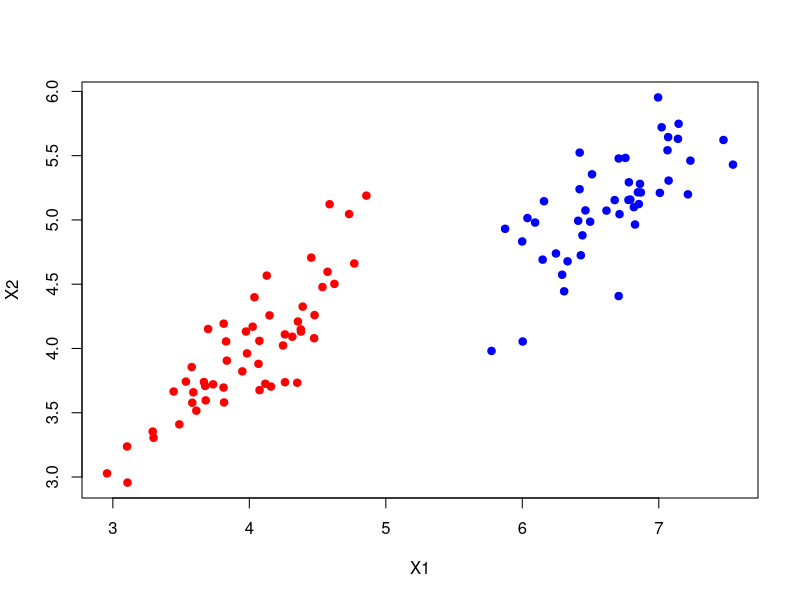
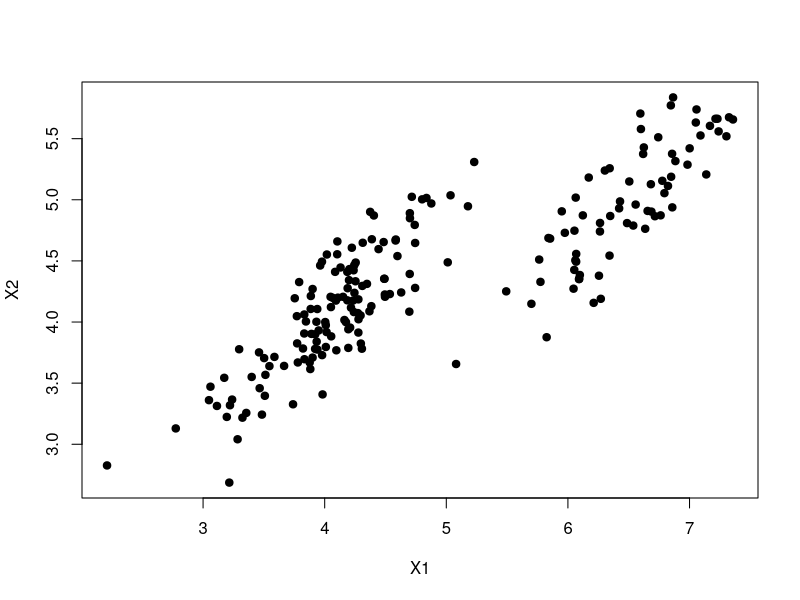
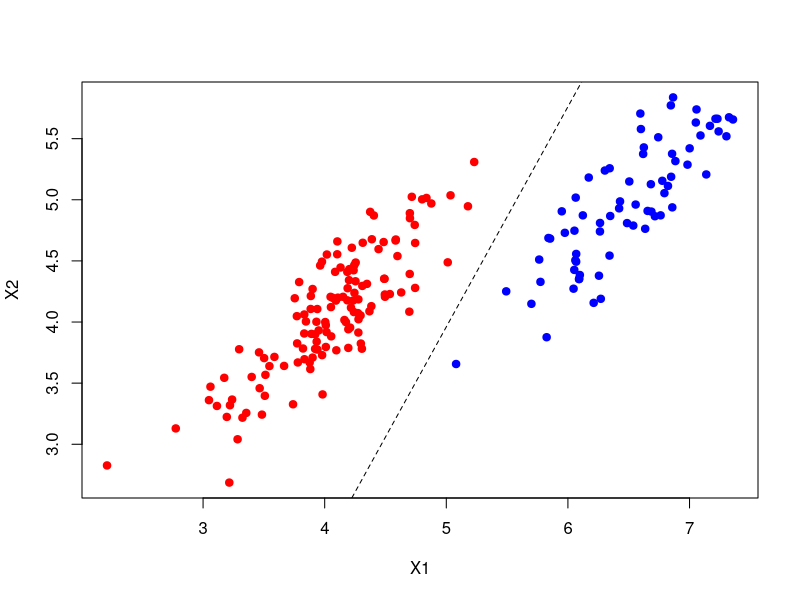
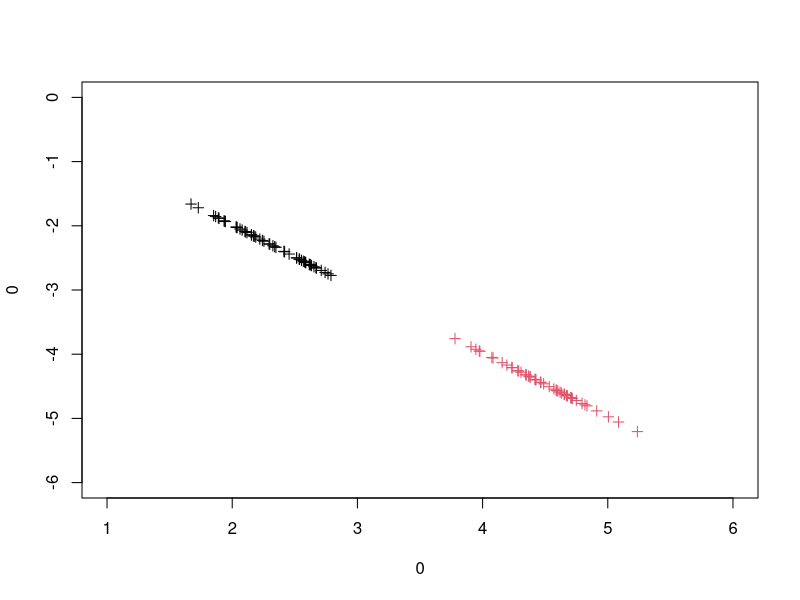
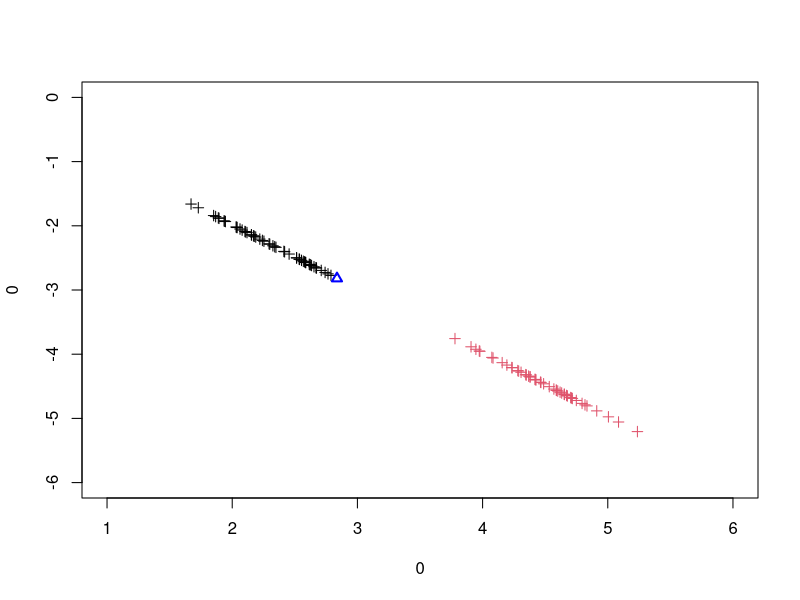
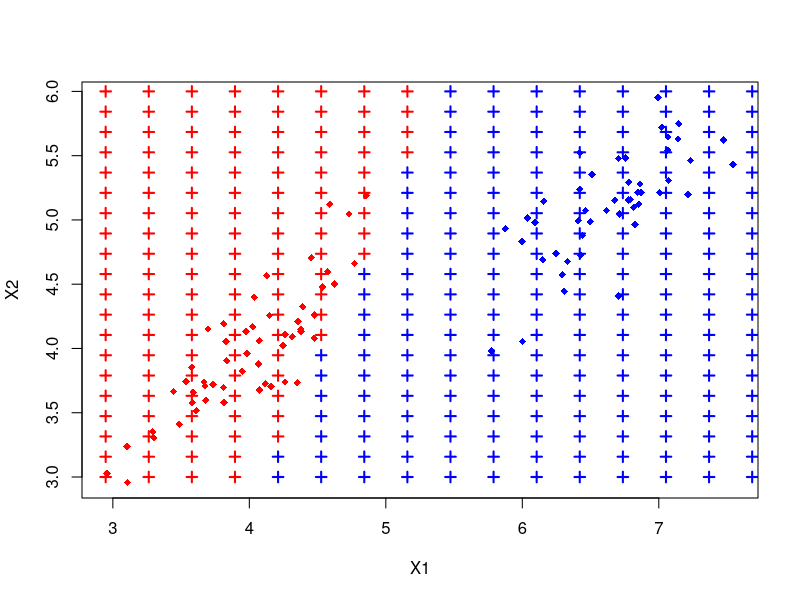
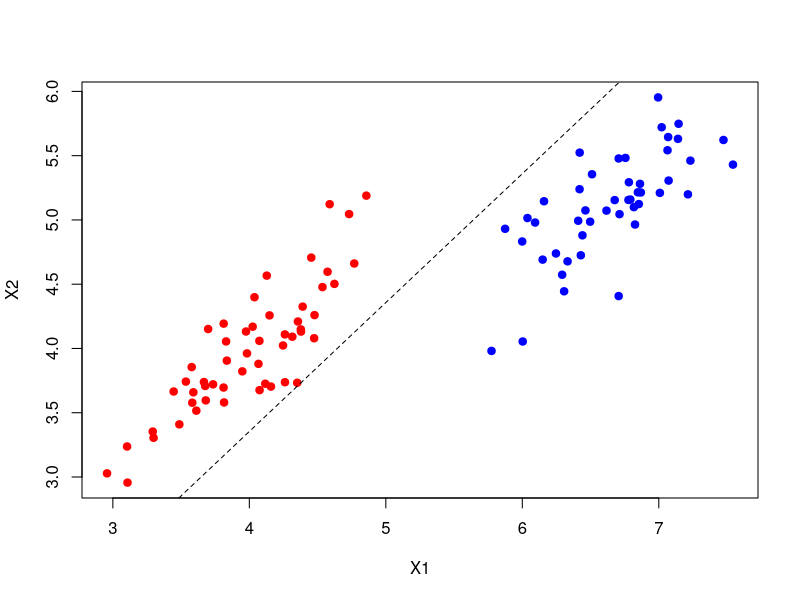
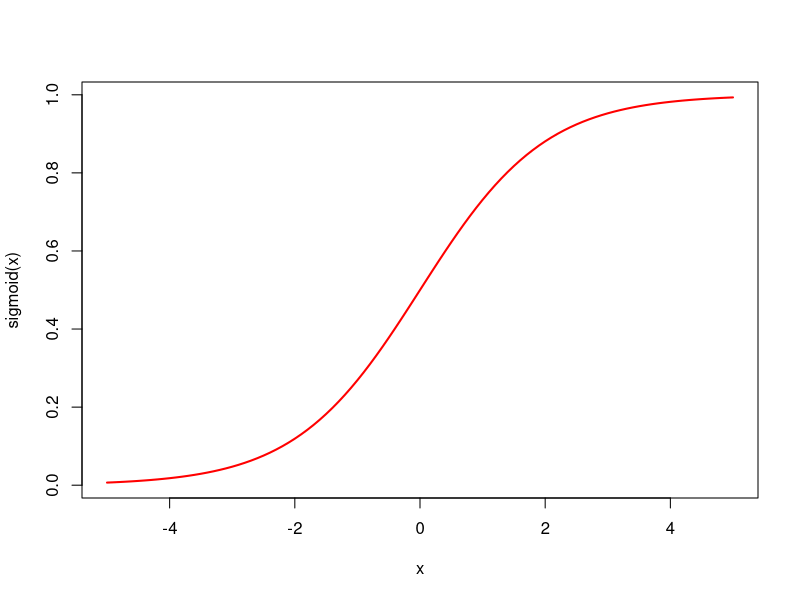

These charts were generated, in order, by the following R code:
## ---- chunk 1
# generating n datapoints from a mixture of K Gaussians with dimensions d
# k  : the respective datapoint classes
# mu : kxd matrix with means
# sig: kxdxd matrix with dxd covariate matrices
gen.mix <- function(n, k, mu, sig) {
  library(MASS)

  d <- length(mu[1,])  # number of dimensions
  result <- matrix(rep(NA,n*d), ncol=d)
  colnames(result) <- paste0("X",1:d)
  
  for(i in 1:n) {
    result[i,] <- mvrnorm(1, mu = mu[k[i],], Sigma=sig[,,k[i]])
  }
  
  result
}
## ---- chunk 2
set.seed(101)
n <- 100

mu <- matrix(c(4.0,4.0,
               6.5,  5), ncol=2, byrow=T)

sigs <- array(rep(NA,2*2*2), c(2,2,2))  # 3D matrix
sigs[,,1] <- matrix(c(.25, .21, .21,.25), nrow=2, byrow=TRUE)
sigs[,,2] <- matrix(c(.25, .21, .21,.25), nrow=2, byrow=TRUE)

pi <- c(.6,.4) # mixing coeffs
classes <- sample(1:2, n, replace=TRUE, prob=pi)

mydata <- gen.mix(n, classes, mu, sigs)
mydata <- cbind(mydata, C=classes)
head(mydata)
plot(mydata, col=c("red","blue")[classes], xlab="X1", ylab="X2", pch=19)
## ---- chunk 3
compute_W <- function(X, C) {
  solve(t(X) %*% X) %*% t(X) %*% C
}

X <- matrix(cbind(rep(1,length(mydata[,1])), mydata[,1:2]), ncol=3)
C <- matrix(mydata[,3], ncol=1)
W <- compute_W(X, C)
## ---- chunk 4
# given a W, create a discriminant function defined by it
discriminant_factory <- function(W) {
  function(x) t(W) %*% c(1,x)
}

f <- discriminant_factory(W)  # this problem's discriminant function
## ---- chunk 5
set.seed(231)
n <- 200
unknown_class <- sample(1:2, n, replace=TRUE, prob=pi)
newdata <- gen.mix(n, unknown_class, mu, sigs)
plot(newdata, pch=19)
prediction <- ifelse(apply(newdata, 1, f)<=1.5, 1, 2) # apply threshold
plot(newdata, col=c("red","blue")[prediction], xlab="X1", ylab="X2", pch=19)
# draw decision line: w0 + w1x1 + w2x2 == 1.5
abline((1.5-W[1])/W[3], -W[2]/W[3], lty=2)  
## ---- chunk 6
table(unknown_class, prediction)
## ---- chunk 7
C_1 <- mydata[mydata[,3]==1,1:2]
C_2 <- mydata[mydata[,3]==2,1:2]

m_1 <- apply(C_1,2,mean)
m_2 <- apply(C_2,2,mean)

S_W <- matrix(rep(0,length(m_1)^2), ncol=2)

for(x_n in C_1)
  S_W <- S_W + (x_n - m_1) %*% t(x_n - m_1)
for(x_n in C_2)
  S_W <- S_W + (x_n - m_1) %*% t(x_n - m_1)

W <- solve(S_W) * (m_2-m_1)
W <- W / max(W)
## ---- chunk 8
projection <- apply(mydata[,1:2],1,function(x) t(W)%*%x)
plot(0,0,type="n", xlim=c(1,6), ylim=c(-6,0))
points(projection[1,], projection[2,], col=mydata[,3], pch=3)
## ---- chunk 9
library(stats)

# make it flat using the 1st component of its pca
pca <- prcomp(t(projection))
proj_pca <- apply(projection, 2, function(x) pca$rotation[,1] %*% x)
# plot(proj_pca, col=mydata[,3])

# get best point by optimize via minimization of square errors
f_optim <- function(x) {
  pred <- ifelse(proj_pca<x,1,2) # predicted classes
  sum((pred-mydata[,3])^2)       # compare with true classes
}

report <- optim(4.0, f_optim) # use optimization to get a solution
threshold_pca <- report$par
threshold <- pca$rotation[,1] * threshold_pca # unproject from the 1st component

plot(0,0,type="n", xlim=c(1,6), ylim=c(-6,0))
points(projection[1,], projection[2,], col=mydata[,3], pch=3)
points(threshold[1], threshold[2], col="blue", pch=24, lwd=2)
## ---- chunk 10
classify <- function(d) {
  proj1 <- apply(d, 1, function(x) t(W)%*%x)
  proj2 <- apply(proj1, 2, function(x) pca$rotation[,1] %*% x)
  ifelse(proj2<threshold_pca, 1, 2)
}


newdata <- expand.grid(seq(2,8,len=20),seq(3,6,len=20))
pred_new <- classify(newdata)

plot(mydata, col=c("red","blue")[mydata[,3]], xlab="X1", ylab="X2", pch=18)
# the new points are shown as crosses
points(newdata[,1], newdata[,2], col=c("red","blue")[pred_new], pch=3, lwd=2)
## ---- chunk 11
perceptron <- function(X, Y, eta=1, epsilon=1e-3) {
  n <- nrow(X)
  W <- rnorm(ncol(X)+1)  # init values are small random numbers

  for(i in 1:1e4) {
    
    W_start <- W                 # keep W for convergence comparisation
    for (k in 1:n) {             # update W using all samples
      
      x <- c(1,X[k,])            # the data point
      y <- sign(W %*% x)         # what the model estimates for x
      d <- Y[k]                  # what we desire for x
      W <- W + eta * (d-y) * x   # if d-y>0 then an error was found
    }
    
    if (norm(as.matrix(W_start  - W), "F")<epsilon)
      return(W)                  # convergence achieved

  } # for(i)
  
  return(NA)                     # non convergence, give up
}
## ---- chunk 12
X <- mydata[,1:2]
Y <- ifelse(mydata[,3]==1,-1,1)  # convert to classes -1 & 1

W <- perceptron(X, Y)

plot(X, col=c("red","blue")[classes], xlab="X1", ylab="X2", pch=19)
# draw decision line: w0 + w1x1 + w2x2 == 0
abline(-W[1]/W[3], -W[2]/W[3], lty=2)  
## ---- chunk 13
sigmoid <- function(x) { 1/(1+exp(-x)) }
curve(sigmoid, -5, 5, col="red", lwd=2)
## ---- chunk 14
get_posteriors <- function(x, priors, mus, Sigma) {
  K <- length(priors)
  S_inv <- solve(Sigma)
  
  a_k <- rep(NA,K)
  for (k in 1:K) {
    w_k    <- S_inv %*% mus[k,]
    w_k0   <- -0.5 * t(mus[k,]) %*% S_inv %*% mus[k,] + log(priors[k])
    a_k[k] <- t(w_k) %*% x + w_k0
  }
  sum_posteriors <- sum(sapply(1:K, function(k) exp(a_k[k])))
  sapply(1:K, function(k) exp(a_k[k]))/sum_posteriors
}
## ---- chunk 15
mle_mus <- function(X, Y) {
  N_k <- table(Y)
  K   <- length(N_k)
  
  t(sapply(1:K, function(k) apply(X[Y==k,],2,sum)/N_k[k]))
}

mle_Sigma <- function(X, Y, mus) {
  N_k <- table(Y)
  K   <- length(N_k)
  N   <- nrow(X)
  D   <- ncol(X)
  Sigma <- matrix(rep(0,D^2), D)
  
  for(k in 1:K) {                  # for a given class C_k
    S_k <- matrix(rep(0,D^2), D) 
    X_k <- X[Y==k,]                # select all x's from class C_k
    for(i in 1:nrow(X_k)) {        # for each x in C_k
      S_k <- S_k + (X_k[i,] - mus[k,]) %*% t(X_k[i,] - mus[k,])
    }
    Sigma <- Sigma + S_k
  }
  
  Sigma/N
}
## ---- chunk 16
X <- mydata[,1:2]
Y <- mydata[,3]

# get maximum likelihood estimates
mus   <- mle_mus(X,Y)
Sigma <- mle_Sigma(X,Y,mus)

# define equal priors for C_1 and C_2
priors <- c(0.5,0.5)

# get a classifier function for this dataset
classifier <- function(x) { get_posteriors(x, priors, mus, Sigma) }

# create some new data and classify them 
X_new <- matrix(c(4.0,5.0,  
                  6.0,3.0,  
                  5.3,4.5), ncol=2, byrow=T)

round(t(apply(X_new, 1, classifier)), 2)
